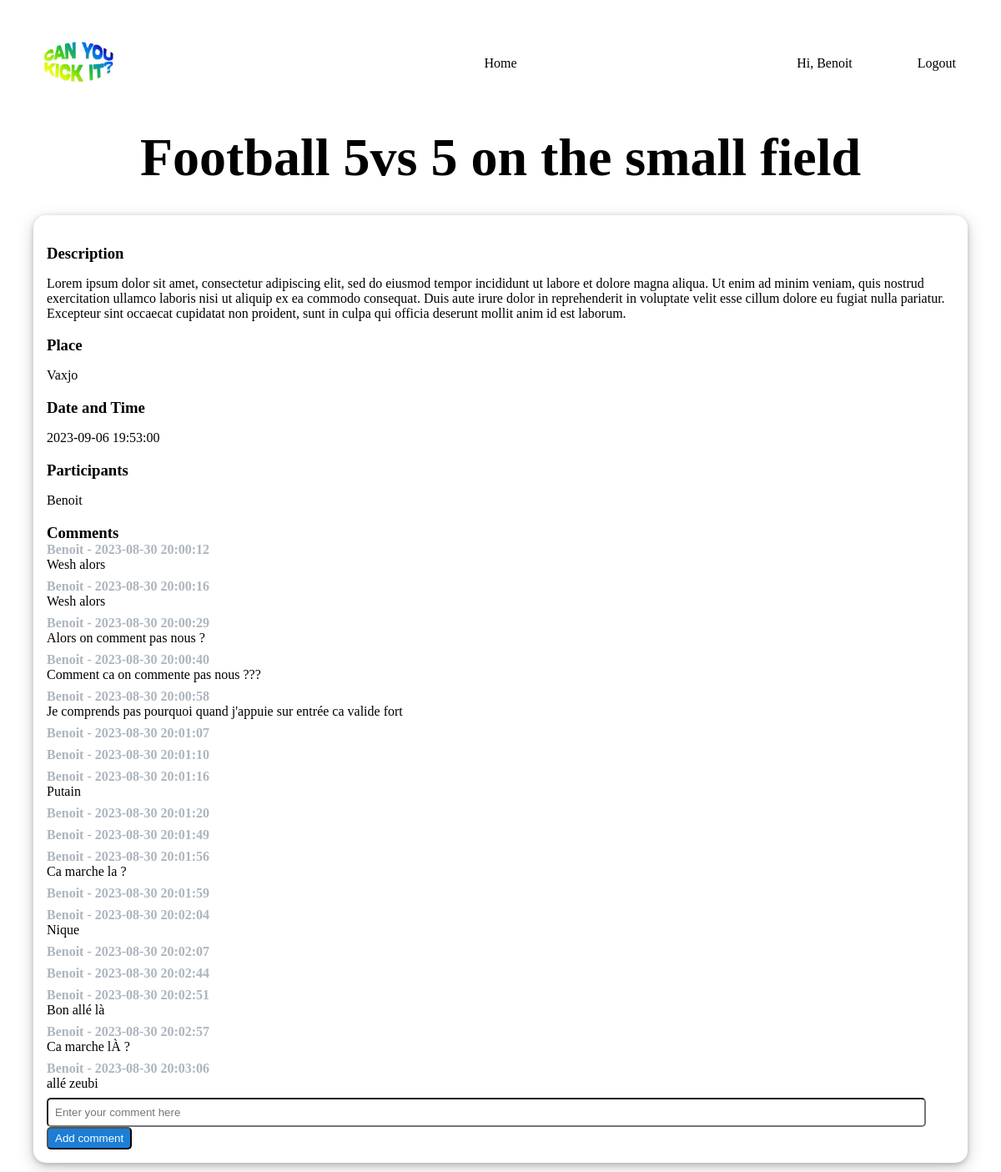
/event/1 (signed in), run on an earlier commit of the app's database.
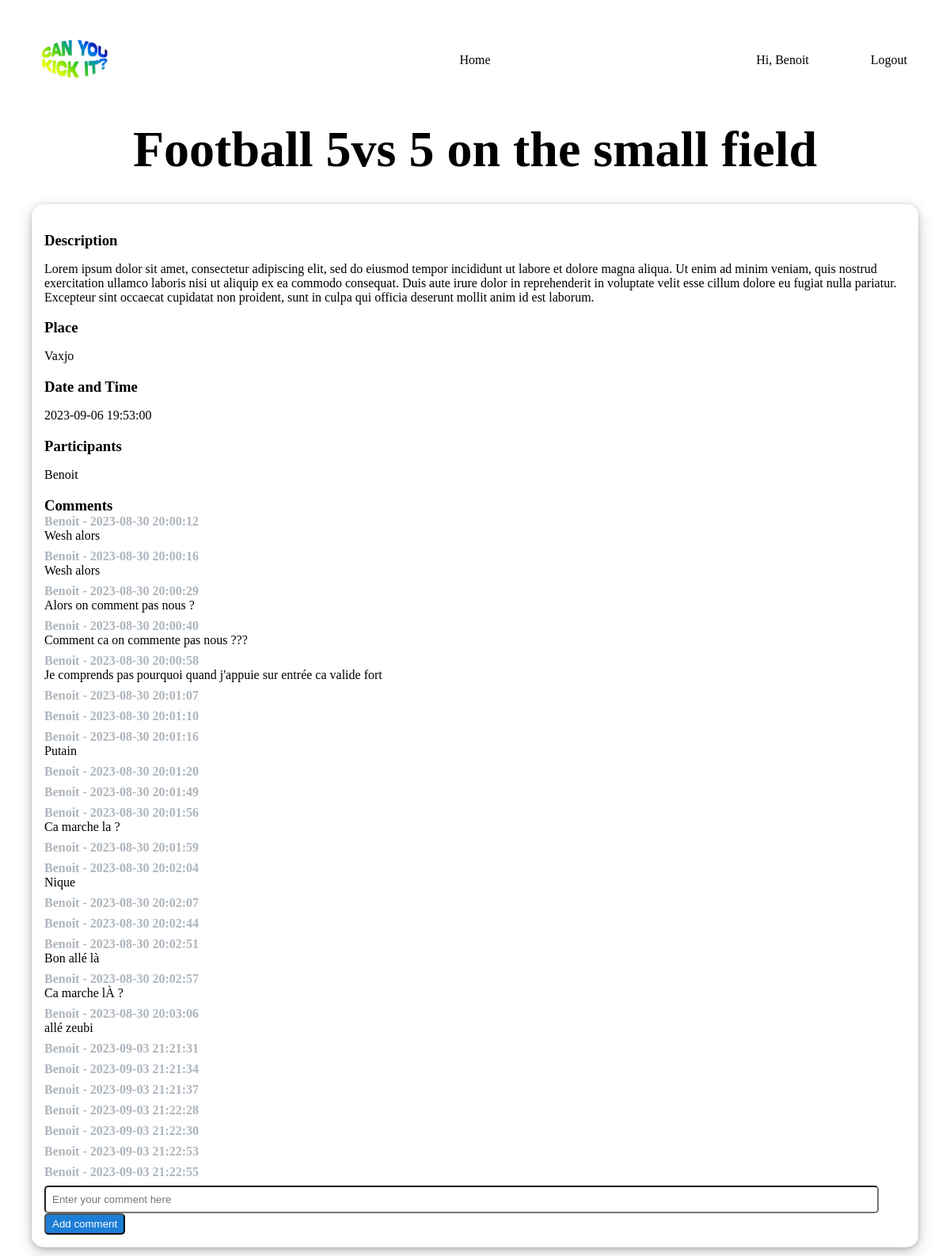
And on a later commit of the database.
### website/models.py (models this page shows)
class User(db.Model, UserMixin):
    id = db.Column(db.Integer, primary_key=True)
    email = db.Column(db.String(150), unique=True)
    password = db.Column(db.String(150))
    first_name = db.Column(db.String(150))
    notes = db.relationship('Note')
    events = db.relationship('Events', secondary=user_events, back_populates='participants')
    comments = db.relationship('Comment', backref='user', lazy=True)

class Events(db.Model):
    id = db.Column(db.Integer, primary_key=True)
    name = db.Column(db.String(150), nullable=False)
    description = db.Column(db.String(1000), nullable=True)
    organizer_id = db.Column(db.Integer, db.ForeignKey('user.id'))  # Corrected column name
    date = db.Column(db.DateTime, nullable=False)
    place = db.Column(db.String(150), nullable=False)
    participants = db.relationship('User', secondary=user_events, back_populates='events')
    comments = db.relationship('Comment', backref='event', lazy=True)

class Comment(db.Model):
    id = db.Column(db.Integer, primary_key=True)
    description = db.Column(db.String(1000), nullable=False)
    date = db.Column(db.DateTime, default=func.now(), nullable=False)
    user_id = db.Column(db.Integer, db.ForeignKey('user.id'), nullable=False)
    event_id = db.Column(db.Integer, db.ForeignKey('events.id'), nullable=False)

### website/views.py (the view, shortened to what this page needs)
@views.route("/event/<int:event_id>", methods=['GET', 'POST'])
@login_required
def show_event(event_id):
    event = Events.query.get(event_id)
    comments = Comment.query.filter_by(event_id=event_id).all()
    commentators = {}
    for comment in comments:
        buff_comment = User.query.filter_by(id=comment.user_id).all()
        commentators[comment.user_id] = buff_comment[0].first_name
    print(commentators)
    participants = event.participants
    participant_names = [participant.first_name for participant in participants]
    return render_template("event.html", user=current_user, event=event,
                           participants=participant_names, comments=comments, commentators=commentators)

### website/__init__.py (called while the page is built)
def create_app():
    app = Flask(__name__)
    app.config['SECRET_KEY'] = 'hjshjhdjah kjshkjdhjs'
    app.config['SQLALCHEMY_DATABASE_URI'] = f'sqlite:///{DB_NAME}'
    db.init_app(app)
    from .views import views
    from .auth import auth
    app.register_blueprint(views, url_prefix='/')
    app.register_blueprint(auth, url_prefix='/')
    from .models import User, Note, Events
    with app.app_context():
        db.create_all()
    login_manager = LoginManager()
    login_manager.login_view = 'auth.login'
    login_manager.init_app(app)
    @login_manager.user_loader
    def load_user(id):
        return User.query.get(int(id))
    return app

### website/templates/event.html
{% extends "base.html" %} {% block title %}Home{% endblock %} {% block content
    %}
    <h1 align="center">{{event.name}}</h1>
    <div class="event-page-box">
    <h3>Description</h3>
    <p>{{event.description}}</p>
    <h3>Place</h3>
    <p>{{event.place}}</p>
    <h3>Date and Time</h3>
    <p>{{event.date}}</p>
    <h3>Participants</h3>
    {% for participant in participants%}
    <p>{{participants[0]}}</p>
    {% endfor %}
    <h3>Comments</h3>
    {% for comment in comments %}
        <p class="name-commentators">{{commentators[comment.user_id]}} - {{comment.date.strftime('%Y-%m-%d %H:%M:%S')}} </p>
        <p class="comments"> {{comment.description }} </p>
    {% endfor %}
    <div class="div-comment">
        <form method="POST">
        <input type="textarea" class="comment-area" placeholder="Enter your comment here" name="comment" id="comment"></input>
        <br>
        <button type="submit" class="btn-add-comment" href="/event/{{event.id}}" >Add comment</input>
        </form>
    </div>
    </div>
    {% endblock %}

### website/templates/base.html (shortened to what this page needs)
<!DOCTYPE html>
<html>
  <head>
    <link rel="stylesheet" type="text/css" href="/static/style_custom.css" />
  </head>
  <body>
    <nav class="navbar">
      <div class="navbar-left">
          <img class="logo" src="static/logo3.png" alt="Logo">
      </div>
      <div class="navbar-center">
          <div class="menu-center">
              <a class="choice" id="home" href="/">Home</a>
          </div>
      </div>
      <div class="navbar-right">
          <div class="menu-right">
              {% if user.is_authenticated %}
              <a class="hi-class">Hi, {{user.first_name}} </a>
              <a class="choice" id="logout" href="/logout">Logout</a>
              {% else %}
              <a class="choice" id="login" href="/login">Login</a>
              <a class="choice" id="signUp" href="/sign-up">Sign Up</a>
              {% endif %}
          </div>
      </div>
  </nav>
    <div class="container">{% block content %} {% endblock %}</div>
  </body>
</html>

### website/static/style_custom.css (style rules this page uses)
.navbar { display: flex; justify-content: space-between; align-items: center; color: black; padding: 10px 20px; margin: 1em; }
.navbar-left { flex: 1; display: flex; align-items: center; }
.navbar-center { display: flex; align-items: center; }
.navbar-right { flex: 1; text-align: right; }
.menu-center, .menu-right { display: inline-block; }
.choice { margin: 10px; color: black; text-decoration: none; }
.navbar-left img { max-height: 100px; }
.hi-class { padding-right: 64px; }
h1 { font-size: 64px; margin: 0px; }
h3 { margin-bottom: 0px; }
.event-page-box { margin: 2em; padding: 1em; box-shadow: 0 2px 6px 0 rgba(0, 0, 0, 0.2), 0 6px 20px 0 rgba(0, 0, 0, 0.19); border-radius: 15px; }
.comment-area { width: 95%; border-radius: 5px; padding: 8px; }
.div-comment { width: 100%; }
.btn-add-comment { padding: 4px 8px 4px 8px; background-color: #1c7ed6; color: white; cursor: pointer; border-radius: 5px; text-decoration: none; }
.name-commentators { color: #adb5bd; margin: 0px; font-weight: 700; }
.comments { margin-top: 0px; margin-bottom: 8px; }

What changed in the data, as far as the page shows it:
added Comment: {{ commentators[comment.user_id] }} "Benoit", date "2023-09-03 21:21:31"
added Comment: {{ commentators[comment.user_id] }} "Benoit", date "2023-09-03 21:21:34"
added Comment: {{ commentators[comment.user_id] }} "Benoit", date "2023-09-03 21:21:37"
added Comment: {{ commentators[comment.user_id] }} "Benoit", date "2023-09-03 21:22:28"
added Comment: {{ commentators[comment.user_id] }} "Benoit", date "2023-09-03 21:22:30"
added Comment: {{ commentators[comment.user_id] }} "Benoit", date "2023-09-03 21:22:53"
added Comment: {{ commentators[comment.user_id] }} "Benoit", date "2023-09-03 21:22:55"
